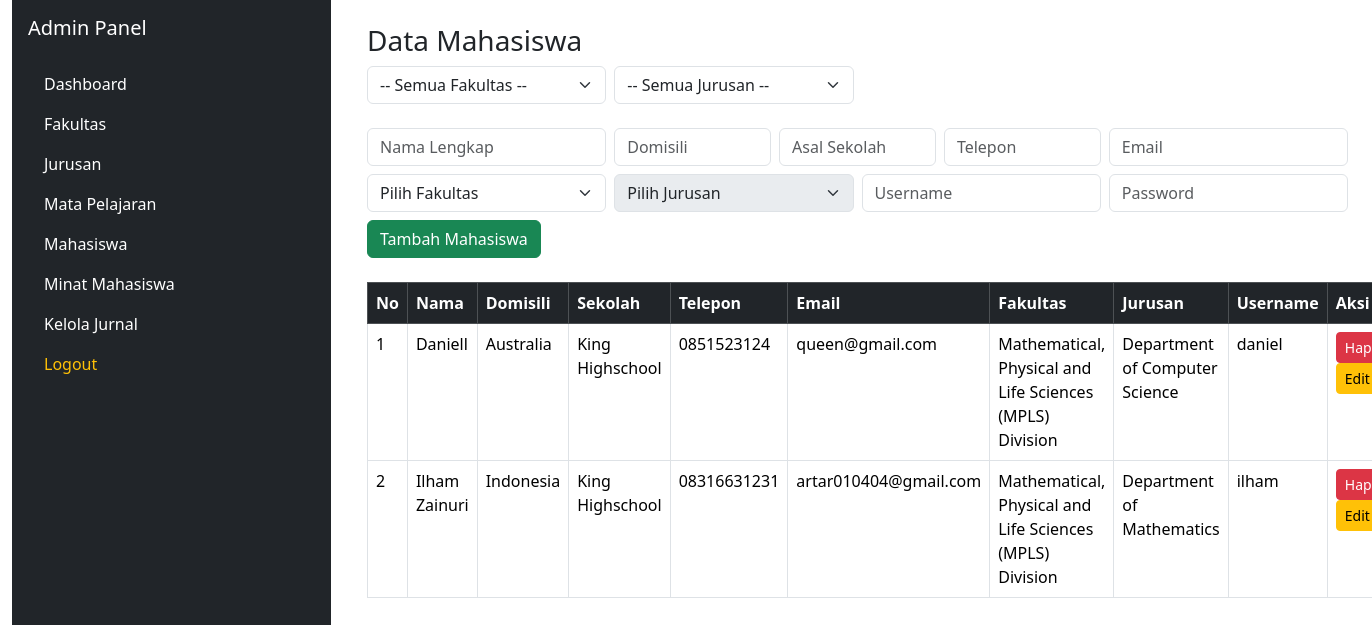
The page /build/cms/student.php on the database its author committed.
### tables this page shows
CREATE TABLE `student` (
  `id` int(11) NOT NULL,
  `full_name` varchar(100) DEFAULT NULL,
  `domicile` varchar(100) DEFAULT NULL,
  `previous_school` varchar(100) DEFAULT NULL,
  `phone_number` varchar(20) DEFAULT NULL,
  `email` varchar(100) DEFAULT NULL,
  `faculty_id` int(11) DEFAULT NULL,
  `major_id` int(11) DEFAULT NULL,
  `username` varchar(50) DEFAULT NULL,
  `password` varchar(255) DEFAULT NULL,
  `foto` varchar(255) DEFAULT NULL,
  `status_penerimaan` enum('Belum Diterima','Lolos Seleksi','Ditolak') DEFAULT 'Belum Diterima'
);

CREATE TABLE `fakultas` (
  `id_fakultas` int(11) NOT NULL,
  `nama_fakultas` varchar(150) NOT NULL
);

CREATE TABLE `jurusan` (
  `id_jurusan` int(11) NOT NULL,
  `nama_jurusan` varchar(150) NOT NULL,
  `id_fakultas` int(11) DEFAULT NULL
);

### build/cms/student.php (the view, shortened to what this page needs)
<?php
include '../../db-connection/koneksi.php';
$filter_sql = '';
$mahasiswa_query = "
SELECT student.*, jurusan.nama_jurusan, fakultas.nama_fakultas
FROM student
JOIN jurusan ON student.major_id = jurusan.id_jurusan
JOIN fakultas ON student.faculty_id = fakultas.id_fakultas
$filter_sql
ORDER BY student.full_name ASC
";
$mahasiswa = mysqli_query($conn, $mahasiswa_query);
?>
<!DOCTYPE html>
<html lang="en">
<head>
  <link href="https://cdn.jsdelivr.net/npm/bootstrap@5.3.2/dist/css/bootstrap.min.css" rel="stylesheet">
</head>
<body>
  <div class="container-fluid">
    <div class="row">
      <div class="col-3">
        <?php include 'sidebar.php'; ?>
      </div>
      <div class="col-9 p-4">
        <h3>Data Mahasiswa</h3>
        <form method="GET" class="row g-2 mb-4">
          <div class="col-md-3">
            <select name="id_fakultas" class="form-select" onchange="this.form.submit()">
              <option value="">-- Semua Fakultas --</option>
            </select>
          </div>
          <div class="col-md-3">
            <select name="id_jurusan" class="form-select" onchange="this.form.submit()">
              <option value="">-- Semua Jurusan --</option>
            </select>
          </div>
        </form>
        <form method="POST" class="row g-2 mb-4" id="formTambah">
          <div class="col-md-3"><input type="text" name="name" class="form-control" placeholder="Nama Lengkap" required></div>
          <div class="col-md-2"><input type="text" name="domicile" class="form-control" placeholder="Domisili" required></div>
          <div class="col-md-2"><input type="text" name="school" class="form-control" placeholder="Asal Sekolah" required></div>
          <div class="col-md-2"><input type="text" name="phone_number" class="form-control" placeholder="Telepon" required></div>
          <div class="col-md-3"><input type="email" name="email" class="form-control" placeholder="Email" required></div>
          <div class="col-md-3">
            <select name="faculty" id="fakultas_tambah" class="form-select" required>
              <option disabled selected>Pilih Fakultas</option>
            </select>
          </div>
          <div class="col-md-3">
            <select name="major" id="jurusan_tambah" class="form-select" required disabled>
              <option disabled selected>Pilih Jurusan</option>
            </select>
          </div>
          <div class="col-md-3"><input type="text" name="username" class="form-control" placeholder="Username" required></div>
          <div class="col-md-3"><input type="password" name="password" class="form-control" placeholder="Password" required></div>
          <div class="col-md-12"><button type="submit" name="tambah" class="btn btn-success">Tambah Mahasiswa</button></div>
        </form>
        <table class="table table-bordered">
          <thead class="table-dark">
            <tr>
              <th>No</th>
              <th>Nama</th>
              <th>Domisili</th>
              <th>Sekolah</th>
              <th>Telepon</th>
              <th>Email</th>
              <th>Fakultas</th>
              <th>Jurusan</th>
              <th>Username</th>
              <th>Aksi</th>
            </tr>
          </thead>
          <tbody>
            <?php
            if (mysqli_num_rows($mahasiswa) > 0) {
              $no = 1;
              while ($m = mysqli_fetch_assoc($mahasiswa)):
            ?>
              <tr>
                <td><?= $no++ ?></td>
                <td><?= htmlspecialchars($m['full_name']) ?></td>
                <td><?= htmlspecialchars($m['domicile']) ?></td>
                <td><?= htmlspecialchars($m['previous_school']) ?></td>
                <td><?= htmlspecialchars($m['phone_number']) ?></td>
                <td><?= htmlspecialchars($m['email']) ?></td>
                <td><?= htmlspecialchars($m['nama_fakultas']) ?></td>
                <td><?= htmlspecialchars($m['nama_jurusan']) ?></td>
                <td><?= htmlspecialchars($m['username']) ?></td>
                <td>
                  <a href="?hapus=<?= $m['id'] ?>" class="btn btn-danger btn-sm" onclick="return confirm('Yakin ingin menghapus?')">Hapus</a>
                  <button type="button" class="btn btn-warning btn-sm" data-bs-toggle="modal" data-bs-target="#editModal<?= $m['id'] ?>">Edit</button>
                </td>
              </tr>
            <?php
              endwhile;
            } else {
              echo "<tr><td colspan='10' class='text-center'>Tidak ada data mahasiswa</td></tr>";
            }
            ?>
          </tbody>
        </table>
      </div>
    </div>
  </div>
</body>
</html>

### build/cms/sidebar.php
<div class="bg-dark text-white p-3" style="min-height: 100vh;">
  <h5>Admin Panel</h5>
  <ul class="nav flex-column mt-4">
    <li class="nav-item"><a href="admin.php" class="nav-link text-white">Dashboard</a></li>
    <li class="nav-item"><a href="fakultas.php" class="nav-link text-white">Fakultas</a></li>
    <li class="nav-item"><a href="jurusan.php" class="nav-link text-white">Jurusan</a></li>
    <li class="nav-item"><a href="mapel.php" class="nav-link text-white">Mata Pelajaran</a></li>
    <li class="nav-item"><a href="student.php" class="nav-link text-white">Mahasiswa</a></li>
    <li class="nav-item"><a href="minat.php" class="nav-link text-white">Minat Mahasiswa</a></li>
    <li class="nav-item"><a href="jurnal.php" class="nav-link text-white">Kelola Jurnal</a></li>
    <li class="nav-item"><a href="logout.php" class="nav-link text-warning">Logout</a></li>
  </ul>
</div>

### rows shown on the page
student: full_name "Daniell", domicile "Australia", previous_school "King Highschool", phone_number "0851523124", email "queen@gmail.com", faculty.nama_fakultas "Mathematical, Physical and Life Sciences (MPLS) Division", major.nama_jurusan "Department of Computer Science", username "daniel"
student: full_name "Ilham Zainuri", domicile "Indonesia", previous_school "King Highschool", phone_number "08316631231", email "artar010404@gmail.com", faculty.nama_fakultas "Mathematical, Physical and Life Sciences (MPLS) Division", major.nama_jurusan "Department of Mathematics", username "ilham"
